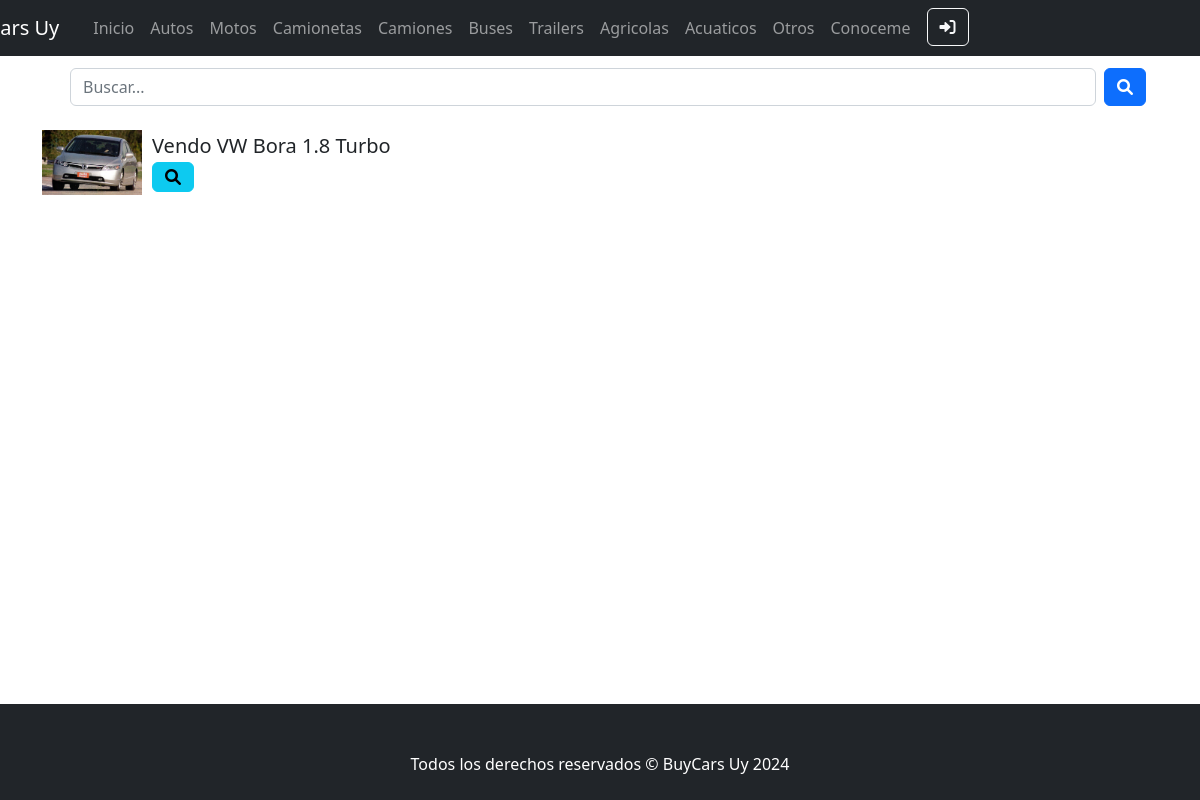
The page /App/vehiculos-lista/autos on the database its author committed.
### App/models.py (models this page shows, shortened)
class Vehiculo(models.Model):
    vehiculoSeleccion = (
    ('autos','Autos'),
    ('motos', 'Motos'),
    ('camionetas','Camionetas'),
    ('camiones','Camiones'),
    ('buses','Buses'),
    ('trailers','Trailers'),
    ('agricolas', 'Agricolas'),
    ('acuaticos', 'Acuaticos'),
    ('otro', 'Otro'),
    )
    vendedor = models.ForeignKey(User, on_delete=models.CASCADE, null=True, blank=True)
    titulo = models.CharField(max_length=200)
    tipo = models.CharField(max_length=15, choices=vehiculoSeleccion, default='autos')
    marca = models.CharField(max_length=40)
    modelo = models.CharField(max_length=40)
    anioFabricacion = models.IntegerField()
    precio = models.DecimalField(max_digits=10, decimal_places=2)
    descripcion = models.TextField(null=True, blank=True)
    fechaPublicacion = models.DateTimeField(auto_now_add=True)
    telefonoVendedor = models.CharField(max_length=20)
    emailVendedor = models.EmailField()
    imagen = models.ImageField(null=True, blank=True, upload_to="media/")
    kilometros = models.IntegerField(null=True, blank=True)
    class Meta:
        ordering = ['vendedor', '-fechaPublicacion']

### App/views.py (the view)
# urls.py: path('vehiculos-lista/<str:vehiculo>', views.vehiculos,name="Vehiculos"),
def vehiculos(req,vehiculo):
    vehiculos = Vehiculo.objects.filter(tipo__icontains=vehiculo)
    return render(req,f"{vehiculo}/{vehiculo}.html",{"vehiculos":vehiculos})

### App/templates/autos/autos.html (shortened to what this page needs)
{% extends "padre.html" %}
{% load static %}
{% block contenidoCambiable %}
<div class="container">
{% if vehiculos %}
<form action="{% url 'VehiculoSearch' 'autos' %}" method="get" class="d-flex align-items-center ms-3">{% csrf_token %}
  <input type="text" id="buscar" name="buscar" class="form-control me-2" placeholder="Buscar...">
  <button type="submit" class="btn btn-primary">
    <i class="fas fa-search"></i>
  </button>
</form>
</div>
<br>
<ul class="list-unstyled">
  {% for auto in vehiculos %}
  <li class="mb-3">
    <div class="d-flex align-items-center">
      {% if auto.imagen %}
        <img src="{{ auto.imagen.url }}" alt="avatar" width="100px" style="margin-right: 10px;">
      {% endif %}
      <div class="flex-grow-1">
        <h5 class="mb-1">{{ auto.titulo }}</h5>
        <div class="d-flex">
          <a class="btn btn-info btn-circle fas fa-search me-2" href="{% url 'VehiculoDetail' 'autos' auto.id %}"></a>
        </div>
      </div>
    </div>
  </li>
  {% endfor %}
</ul>
{% else %}
<div class="text-center">
  <p>No hay autos disponibles.</p>
  <a href="{% url 'VehiculoCreate' vehiculo='autos' %}" class="btn btn-primary">Publicar un nuevo vehículo</a>
</div>
</div>
{% endif %}
{% endblock contenidoCambiable %}

### rows shown on the page
Vehiculo: imagen (picture), titulo "Vendo VW Bora 1.8 Turbo"
